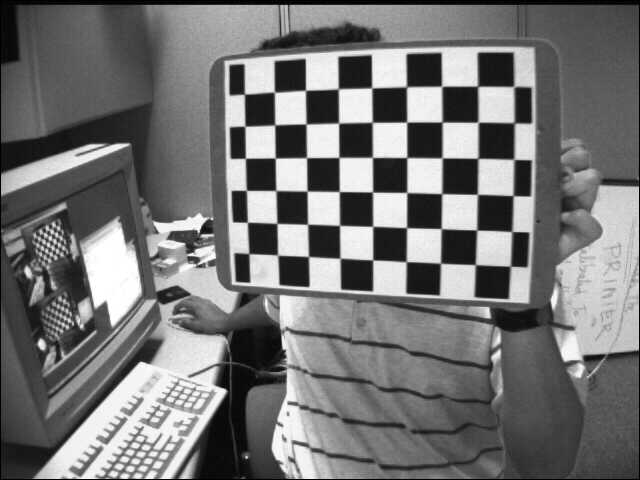
#> input picture Project_Stereo_left/left/left01.jpg, 640 x 480 px; its folder holds 5 pictures in this run
$ python SGBM.py
#> lines starting #> are read from the running program, lines starting #| are printed output that depends on the picture
import numpy as np
import cv2
import time

def SGBM_update(val=0):
    global SGBM_num
    global SGBM_blockSize
    SGBM_blockSize=cv2.getTrackbarPos('blockSize', 'SGNM_disparity')
    if SGBM_blockSize % 2 == 0:
        SGBM_blockSize += 1
    if SGBM_blockSize < 5:
        SGBM_blockSize = 5
    SGBM_stereo.setBlockSize(SGBM_blockSize)
    SGBM_num=cv2.getTrackbarPos('num_disp', 'SGNM_disparity')
    num_disp = SGBM_num * 16
    SGBM_stereo.setNumDisparities(num_disp)

    SGBM_stereo.setUniquenessRatio(cv2.getTrackbarPos('unique_Ratio', 'SGNM_disparity'))
    SGBM_stereo.setSpeckleWindowSize(cv2.getTrackbarPos('spec_WinSize', 'SGNM_disparity'))
    SGBM_stereo.setSpeckleRange(cv2.getTrackbarPos('spec_Range', 'SGNM_disparity'))
    SGBM_stereo.setDisp12MaxDiff(cv2.getTrackbarPos('disp12MaxDiff', 'SGNM_disparity'))

    print('computing SGNM_disparity...')

    disp = SGBM_stereo.compute(imgL, imgR).astype(np.float32) / 16.0
    print("")

    cv2.imshow('left', imgL)
    cv2.imshow('right', imgR)
    cv2.imshow('SGNM_disparity', (disp - min_disp) / num_disp)


if __name__ == "__main__":
    start = time.clock()
    SGBM_blockSize = 5 #一个匹配块的大小,大于1的奇数
    SGBM_num=2
    min_disp = 0   #最小的视差值，通常情况下为0
    num_disp =SGBM_num * 16 #192 - min_disp #视差范围，即最大视差值和最小视差值之差，必须是16的倍数。
    #blockSize = blockSize #匹配块大小（SADWindowSize），必须是大于等于1的奇数，一般为3~11
    uniquenessRatio = 6 #视差唯一性百分比， 视差窗口范围内最低代价是次低代价的(1 + uniquenessRatio/100)倍时，最低代价对应的视差值才是该像素点的视差，否则该像素点的视差为 0，通常为5~15.
    speckleRange = 2 #视差变化阈值，每个连接组件内的最大视差变化。如果你做斑点过滤，将参数设置为正值，它将被隐式乘以16.通常，1或2就足够好了
    speckleWindowSize = 60#平滑视差区域的最大尺寸，以考虑其噪声斑点和无效。将其设置为0可禁用斑点过滤。否则，将其设置在50-200的范围内。
    disp12MaxDiff = 200 #左右视差图的最大容许差异（超过将被清零），默认为 -1，即不执行左右视差检查。
    P1 = 600  #惩罚系数，一般：P1=8*通道数*SADWindowSize*SADWindowSize，P2=4*P1
    P2 = 2400 #p1控制视差平滑度，p2值越大，差异越平滑

    imgL = cv2.imread('./Project_Stereo_left/left/left01.jpg')
#> imgL is the input picture: shape (480, 640, 3); min 0, max 255, mean 116.6
    imgR = cv2.imread('./Project_Stereo_right/right/right01.jpg')
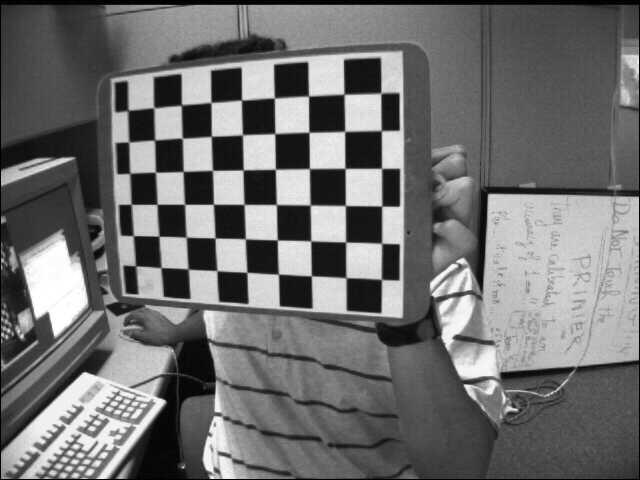
#> input picture Project_Stereo_right/right/right01.jpg, 640 x 480 px
#> imgR is the input picture: shape (480, 640, 3); min 0, max 255, mean 111.4

    cv2.namedWindow('SGNM_disparity')
    cv2.createTrackbar('blockSize', 'SGNM_disparity', SGBM_blockSize, 21, SGBM_update)
    cv2.createTrackbar('num_disp', 'SGNM_disparity', SGBM_num, 20, SGBM_update)
    cv2.createTrackbar('spec_Range', 'SGNM_disparity', speckleRange, 50, SGBM_update)#设置trackbar来调节参数
    cv2.createTrackbar('spec_WinSize', 'SGNM_disparity', speckleWindowSize, 200, SGBM_update)
    cv2.createTrackbar('unique_Ratio', 'SGNM_disparity', uniquenessRatio, 50, SGBM_update)
    cv2.createTrackbar('disp12MaxDiff', 'SGNM_disparity', disp12MaxDiff, 250, SGBM_update)

    SGBM_stereo = cv2.StereoSGBM_create(
        minDisparity=min_disp,  # 最小的视差值
        numDisparities=num_disp,  # 视差范围
        blockSize=SGBM_blockSize,  # 匹配块大小（SADWindowSize）
        uniquenessRatio=uniquenessRatio,  # 视差唯一性百分比
        speckleRange=speckleRange,  # 视差变化阈值
        speckleWindowSize=speckleWindowSize,
        disp12MaxDiff=disp12MaxDiff,  # 左右视差图的最大容许差异
        P1=P1,  # 惩罚系数
        P2=P2
    )

    SGBM_update()
#> in SGBM_update, `disp = SGBM_stereo.compute(imgL, imgR).astype(np.float32) / 16.0`:
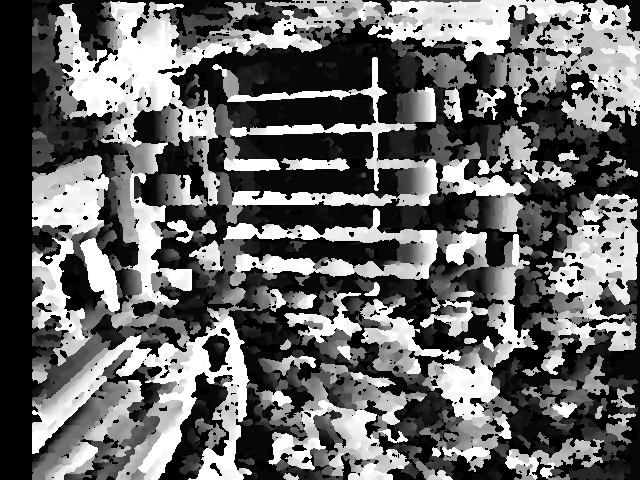
#> disp: shape (480, 640) float32; min -1, max 31, mean 12; drawn with min black and max white
    end = time.clock()
    print('SGBM Running time: %s Seconds' % (end - start))
    cv2.waitKey(0)
    cv2.destroyAllWindows()
